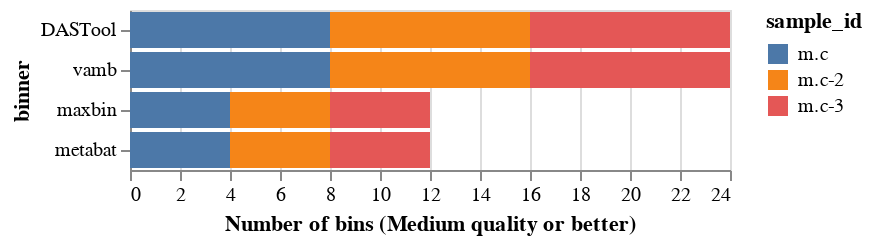

The notebook cell saved with this chart:
### Markdown cell above
Best here is to have most bins in the top left corner (high completeness and low contamination). We can see that both DASTool and vamb have most bins in this area, while the two others also have a spread of bins in the medium completeness and contamination range.

Commonly used values for these two metrics are Contamination<10% and Completeness>=50%. These are the criteria used to define a "Medium quality MAG" according to [Bowers et al 2017](https://www.nature.com/articles/nbt.3893). When applying these criteria we get the following number of bins:

### Code cell
source = pd.DataFrame(bin_qc.loc[(bin_qc.Completeness>=50)&(bin_qc.Contamination<=10)].groupby(["sample_id","binner"]).size()).reset_index()
source.rename(columns={0: "0"}, inplace=True)
alt.Chart(source).mark_bar().encode(
    y=alt.Y("binner").sort("-x"), x=alt.X("0", title="Number of bins (Medium quality or better)"), color="sample_id",
    tooltip=["sample_id"]
)

### Figure 1 — Vega-Lite specification as saved in the notebook (floating-point values rounded to 4 significant figures)
{"config": {"view": {"continuousWidth": 300, "continuousHeight": 300}}, "data": {"name": "data-2d6377077d192b6a22476c7436f22ce2"}, "mark": {"type": "bar"}, "encoding": {"color": {"field": "sample_id", "type": "nominal"}, "tooltip": [{"field": "sample_id", "type": "nominal"}], "x": {"field": "0", "title": "Number of bins (Medium quality or better)", "type": "quantitative"}, "y": {"field": "binner", "sort": "-x", "type": "nominal"}}, "$schema": "https://vega.github.io/schema/vega-lite/v5.14.1.json", "datasets": {"data-2d6377077d192b6a22476c7436f22ce2": [{"sample_id": "m.c", "binner": "DASTool", "0": 8}, {"sample_id": "m.c", "binner": "maxbin", "0": 4}, {"sample_id": "m.c", "binner": "metabat", "0": 4}, {"sample_id": "m.c", "binner": "vamb", "0": 8}, {"sample_id": "m.c-2", "binner": "DASTool", "0": 8}, {"sample_id": "m.c-2", "binner": "maxbin", "0": 4}, {"sample_id": "m.c-2", "binner": "metabat", "0": 4}, {"sample_id": "m.c-2", "binner": "vamb", "0": 8}, {"sample_id": "m.c-3", "binner": "DASTool", "0": 8}, {"sample_id": "m.c-3", "binner": "maxbin", "0": 4}, {"sample_id": "m.c-3", "binner": "metabat", "0": 4}, {"sample_id": "m.c-3", "binner": "vamb", "0": 8}]}}
